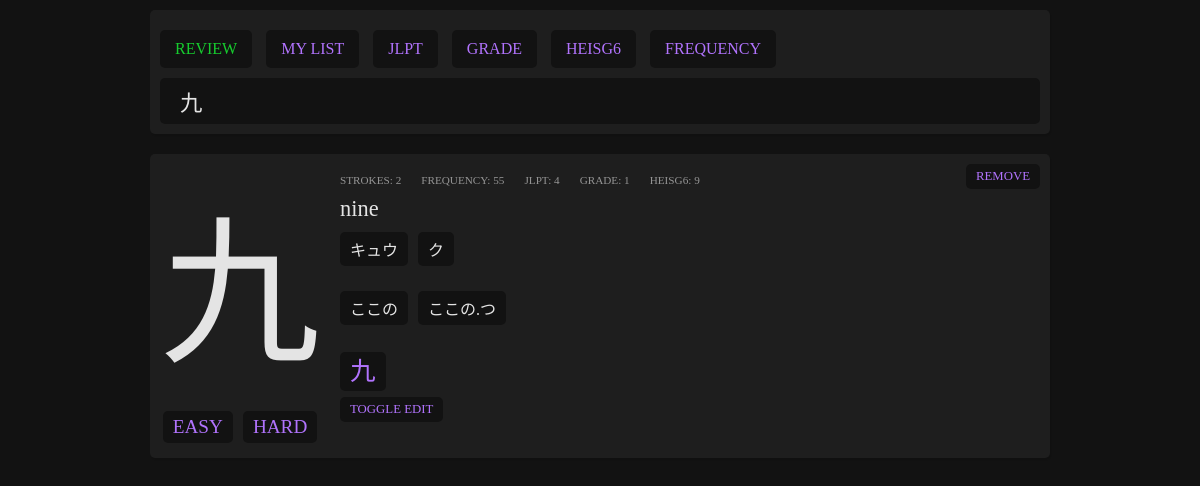
The page /index.php?review on the database its author committed.
### tables this page shows
CREATE TABLE "kanjis" (
	"literal"	TEXT NOT NULL,
	"meanings"	TEXT NOT NULL,
	"onReadings"	TEXT,
	"kunReadings"	TEXT,
	"strokes"	INTEGER,
	"frequency"	INTEGER,
	"jlpt"	INTEGER,
	"grade"	INTEGER,
	"heisg6"	INTEGER,
	"components"	TEXT,
	PRIMARY KEY("literal")
);

### index.php (the view, shortened to what this page needs)
<?php
$myPDO = new PDO('sqlite:data/kanjis.db');
$entries = [];
if(isset($_GET['q'])) {
    $query = $_GET['q'];
    $sql = "SELECT kanjis.*, kanjis_study.story, kanjis_study.score, kanjis_study.added FROM kanjis LEFT JOIN kanjis_study ON kanjis.literal = kanjis_study.literal WHERE kanjis.literal = ? OR kanjis.meanings LIKE ?";
    $stmt = $myPDO->prepare($sql);
    $results = $stmt->execute([$_GET['q'], '%'.$_GET['q'].'%']);
    $entries = $stmt->fetchAll();
} elseif( isset($_GET['review'])) {
    $sql = "SELECT kanjis.*, kanjis_study.story, kanjis_study.score, kanjis_study.added FROM kanjis JOIN kanjis_study ON kanjis.literal = kanjis_study.literal WHERE kanjis_study.added = 1 ORDER BY SCORE ASC";
    $stmt = $myPDO->query($sql);
    $entries = $stmt->fetchAll();
    if(!$entries) {
        exit("There are no kanjis to study.");
    } else {
        if(!isset($_SESSION['last10'])) {
            $entries = [$entries[0]];
        }
        $query = $entries[0]['literal'];
    }
}
?>
<!DOCTYPE html>
<html lang="en">
<head>
    <link rel="stylesheet" href="data/style.css">
</head>
<body>
<div class="content">
    <div class="header">
        <div class="header-actions">
            <a href="index.php?review" class="review">REVIEW</a>
            <a href="index.php?list=my_list"<?php if(isset($_GET['list']) && $_GET['list'] == 'my_list') echo ' class="selected"';?>>MY LIST</a>
            <a href="index.php?list=jlpt"<?php if(isset($_GET['list']) && $_GET['list'] == 'jlpt') echo ' class="selected"';?>>JLPT</a>
            <a href="index.php?list=grade"<?php if(isset($_GET['list']) && $_GET['list'] == 'grade') echo ' class="selected"';?>>GRADE</a>
            <a href="index.php?list=heisg6"<?php if(isset($_GET['list']) && $_GET['list'] == 'heisg6') echo ' class="selected"';?>>HEISG6</a>
            <a href="index.php?list=frequency"<?php if(isset($_GET['list']) && $_GET['list'] == 'frequency') echo ' class="selected"';?>>FREQUENCY</a>
        </div>
        <div class="header-form">
            <form action="<?php echo $_SERVER['PHP_SELF']; ?>">
                <input type="search" placeholder="Search by literal, readings or meanings" name=q value="<?php if(isset($query)) echo $query;?>">
            </form>
        </div>
    </div>
    <?php if(isset($query)) :?>
        <?php if(!$entries): ?>
            No results for <b>$query</b>.
        <?php else: ?>
            <?php foreach($entries as $entry): ?>
                <div class="card">
                    <div class="left">
                        <div class="kanji"><?php echo $entry['literal']; ?></div>
                        <?php if(isset($_GET['review'])): ?>
                        <div class="rating">
                            <form action="index.php?q=<?php echo $query; ?>" method="POST">
                                <button type="submit">Easy</button>
                            </form>
                            <form action="index.php?q=<?php echo $query; ?>" method="POST">
                                <button type="submit">Hard</button>
                            </form>
                        </div>
                        <?php endif; ?>
                    </div>
                    <div class="right">
                        <div class="meta">
                            <div class="item">
                                <span class="ref">strokes</span>
                                <span class="number"><?php echo $entry['strokes']; ?></span>
                            </div>
                            <?php if(!empty($entry['frequency'])): ?>
                            <div class="item">
                                <span class="ref">frequency</span>
                                <span class="number"><?php echo $entry['frequency']; ?></span>
                            </div>
                            <?php endif; ?>
                            <?php if(!empty($entry['jlpt'])): ?>
                            <div class="item">
                                <span class="ref">jlpt</span>
                                <span class="number"><?php echo $entry['jlpt']; ?></span>
                            </div>
                            <?php endif; ?>
                            <?php if(!empty($entry['grade'])): ?>
                            <div class="item">
                                <span class="ref">grade</span>
                                <span class="number"><?php echo $entry['grade']; ?></span>
                            </div>
                            <?php endif; ?>
                            <?php if(!empty($entry['heisg6'])): ?>
                            <div class="item">
                                <span class="ref">heisg6</span>
                                <span class="number"><?php echo $entry['heisg6']; ?></span>
                            </div>
                            <?php endif; ?>
                        </div>
                        <div class="meanings">
                            <?php echo str_replace(";", ", ", $entry['meanings']); ?>
                        </div>
                        <?php
                            if(!empty($entry['onReadings'])) {
                                echo '<div class="readings">';
                                $onReadingsArray = explode(";", $entry['onReadings']);
                                foreach($onReadingsArray as $onReading) {
                                    echo '<div class="reading">'.$onReading.'</div>';
                                }
                                echo '</div>';
                            }
                        ?>
                        <?php
                            if(!empty($entry['kunReadings'])) {
                                echo '<div class="readings">';
                                $kunReadingsArray = explode(";", $entry['kunReadings']);
                                foreach($kunReadingsArray as $kunReading) {
                                    echo '<div class="reading">'.$kunReading.'</div>';
                                }
                                echo '</div>';
                            }
                        ?>
                        <?php
                            if(!empty($entry['components'])) {
                                echo '<div class="components">';
                                $componentsArray = explode(";", $entry['components']);
                                foreach($componentsArray as $component) {
                                    echo '<div class="component"><a href="index.php?q='.$component.'">'.$component.'</a></div>';
                                }
                                echo '</div>';
                            }
                        ?>
                        <button class="edit-toggle" data-toggle="edit#<?php echo $entry['literal'];?>">toggle edit</button>
                    </div>
                    <div class="action">
                        <?php if($entry['added'] == '' || $entry['added'] == 0): ?>
                            <form action="index.php?q=<?php echo $query; ?>" method="POST">
                                <input type="hidden" name="action" value="add">
                                <input type="hidden" name="literal" value="<?php echo $entry['literal'];?>">
                                <button type="submit">add</button>
                            </form>
                        <?php else: ?>
                            <form action="index.php?q=<?php echo $query; ?>" method="POST">
                                <button type="submit">remove</button>
                            </form>
                        <?php endif; ?>
                    </div>
                </div>
            <?php endforeach; ?>
        <?php endif;?>
    <?php endif;?>
</div>
</body>
</html>

### data/style.css (style rules this page uses)
body { background:#121212; color:#e4e4e4; font-family: "NotoSansJP"; }
* { box-sizing: border-box; }
.content { max-width: 900px; margin: 10px auto; }
.card, .header, .list { position:relative; background:#1e1e1e; display:flex; border-radius: 5px; box-shadow: 1px 2px 1px rgba(0, 0, 0, 0.1); margin-bottom:20px; }
.header { padding:10px; }
.card .right { display: flex; flex-direction: column; flex-grow: 2; align-items: flex-start; padding:10px; }
.card .left .kanji { font-family:"NotoSansJP"; font-size:120pt; padding:10px; }
.card .right .meta, .card .right .readings, .card .right .components { display:flex; flex-wrap: wrap; flex-direction: row; justify-items: center; padding:10px 0; }
.card .right .meta .item { margin:0 20px 0 0; color:#959595; font-size: 0.7em; text-transform: uppercase; }
.card .right .meta .item .ref::after { content:': '; }
.card .right .meanings { font-size: 1.4em;; }
.card .right .readings .reading, .card .right .components .component a { background-color:#121212; margin:0 10px 5px 0; padding:5px 10px; border-radius: 5px; font-family: "NotoSansJP"; }
.card .right .component { font-size: 1.6em; }
.card .action { position: absolute; top:10px; right:10px; }
button { cursor:pointer; background-color:#121212; padding:5px 10px; border-radius: 5px; font-family: "NotoSansJP"; text-transform: uppercase; font-size: 0.8em; border:none; }
.header input { background-color:#121212; padding:10px 20px; border-radius: 5px; font-family: "NotoSansJP"; color:#e4e4e4; border:none; width:100%; font-size: 1.4em; }
.header form { width:100%; }
a, button { text-decoration: none; color:#b173fd; }
.header { display: flex; flex-direction: column; }
.header a { background:#121212; padding:10px 15px; margin:10px 10px 10px 0; display:inline-block; border-radius: 5px; }
.review { color:#16cc2e; }
.rating { display:flex; justify-content: center; margin-bottom:10px; }
.rating button { font-size:1.2em; margin:5px; }

### rows shown on the page
kanjis: q "九", literal "九", strokes "2", frequency "55", jlpt "4", grade "1", heisg6 "9", meanings "nine", onReadings "キュウ", onReadings "ク", kunReadings "ここの", kunReadings "ここの.つ", components "九"
